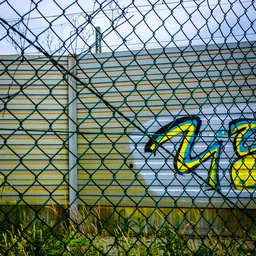
#> input picture examples/DSCF4700.jpg, 256 x 256 px, shrunk from 1647 x 1647 before the run
$ python oil_painting.py 100 5 ../../examples/DSCF4700.jpg
#> lines starting #> are read from the running program, lines starting #| are printed output that depends on the picture
#> further down, img is the input picture: PIL image 256x256 RGB; mean R, G, B 111.7, 127.2, 113.4
#!/usr/bin/env python
#coding=utf-8
'''
Created on 2011-6-23

@author: Chine
'''
from PIL import Image

def oil_painting(img, brush_size = 6, roughness = 200):
    '''
    @效果：油画
    @param img: instance of Image
    @param brush_size: 笔刷大小，实际上为对当前像素点进行计算的范围 ，大小范围：[1, 8]
    @param roughness: 粗糙值，大小范围：[1, 255]
    @return: instance of Image

    @注意：此方法速度较慢
    '''
#> called with brush_size = 100, roughness = 5

    if brush_size < 1: brush_size = 1
    if brush_size > 8: brush_size = 8

    if roughness < 1: roughness = 1
    if roughness > 255: roughness = 255

    width, height = img.size
#> width = 256; height = 256

    gray_img = img.convert("L") # 进行灰度预处理
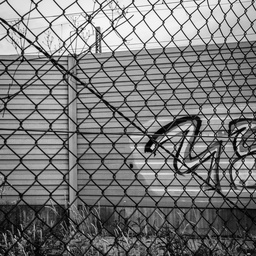
#> gray_img: PIL image 256x256 L; min 0, max 254, mean 121
    if img.mode != "RGBA":
        img = img.convert("RGBA")
#> img: PIL image 256x256 RGBA
    dst_img = Image.new("RGBA", (width, height)) # 目标图片
#> dst_img: PIL image 256x256 RGBA; every value is 0

    gray_pix = gray_img.load()
    pix = img.load()
    dst_pix = dst_img.load()

    arr_len = roughness + 1
    count = [0 for i in range(arr_len)]
    A = [0 for i in range(arr_len)]
    R = [0 for i in range(arr_len)]
    G = [0 for i in range(arr_len)]
    B = [0 for i in range(arr_len)]

    def reset():
        # 将count, A, R, G, B元素重置0
        for arr in (count, A, R, G, B):
            for i in range(arr_len):
                arr[i] = 0

    # 主计算过程
    # 计算当前像素点的brush_size宽度范围内
    # (灰度值 * 粗糙度 / 255)出现最多的像素点
    # 并计算出这些像素点的A, R, G, B平均值值
    # 以达到油画效果
    for w in range(width):
        left = w - brush_size
        if left < 0:
            left = 0

        right = w + brush_size
        if right > width - 1:
            right = width - 1

        for h in range(height):
            top = h - brush_size
            if top < 0:
                top = 0

            bottom = h + brush_size
            if bottom > height - 1:
                bottom = height - 1

            reset()

            for i in range(left, right+1):
                for j in range(top, bottom+1):
                    intensity = int(gray_pix[i, j] * roughness / 255)
                    count[intensity] += 1
                    p = pix[i, j]
                    A[intensity] += p[3]
                    R[intensity] += p[0]
                    G[intensity] += p[1]
                    B[intensity] += p[2]

            max_ins_count = max(count)
            max_idx = count.index(max_ins_count)

            dst_pix[w, h] = int(R[max_idx] / max_ins_count), \
                            int(G[max_idx] / max_ins_count), \
                            int(B[max_idx] / max_ins_count), \
                            int(A[max_idx] / max_ins_count)
#> after the loop, A = [15555, 4080, 1020, 0, 0, 0]; B = [205, 692, 298, 0, 0, 0]; G = [1750, 1256, 504, 0, 0, 0]; R = [1168, 1254, 522, 0, 0, 0]; count = [61, 16, 4, 0, 0, 0]

    return dst_img

if __name__ == "__main__":
    import sys, os, time

    path = os.path.dirname(__file__) + os.sep.join(['', 'images', 'lam.jpg'])
    brush_size = 6
    roughness = 200

    if len(sys.argv) >= 3:
        brush_size = int(sys.argv[1])
        roughness = int(sys.argv[2])
    if len(sys.argv) == 4:
        path = sys.argv[3]

    start = time.time()

    img = Image.open(path)
    img = oil_painting(img, brush_size, roughness)
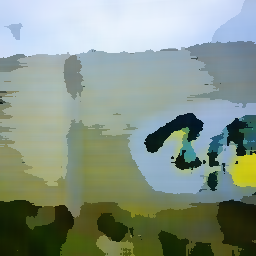
#> img: PIL image 256x256 RGBA; mean R, G, B, A 133.8, 148.4, 135.2, 255
    img.save(os.path.splitext(path)[0]+'.oilpainting.png', 'PNG')

    end = time.time()
    print('It all spends %f seconds time' % (end-start))

$ run again, on examples/awork_small_prettyinpink_vb.jpg
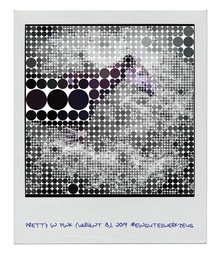
#> input picture examples/awork_small_prettyinpink_vb.jpg, 219 x 256 px, shrunk from 685 x 800 before the run
#> img is the input picture: PIL image 219x256 RGB; mean R, G, B 178.6, 179.1, 179.8
#> dst_img: PIL image 219x256 RGBA; every value is 0
#> after the loop in oil_painting, `for w in range(width):`: A = [0, 0, 0, 0, 0, 20655]; count = [0, 0, 0, 0, 0, 81]
#> `img = oil_painting(img, brush_size, roughness)`:
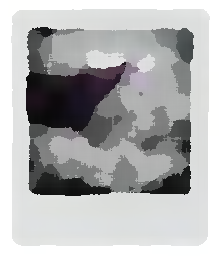
#> img: PIL image 219x256 RGBA; mean R, G, B, A 176.9, 177.4, 177.9, 255
